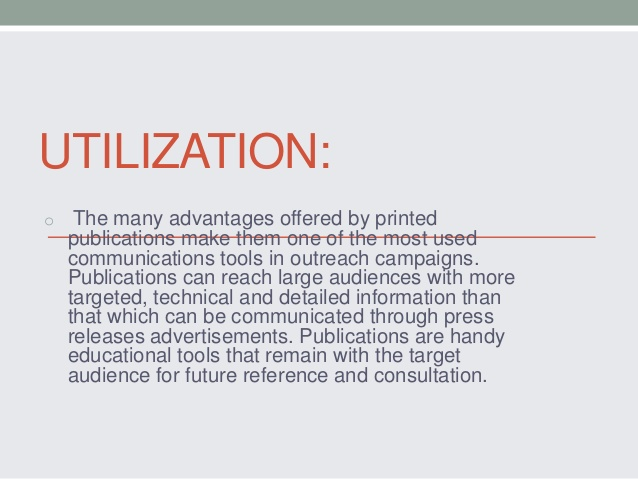
#> input picture images/sample2.jpg, 638 x 479 px, found by its file name
$ python line.py
#> lines starting #> are read from the running program, lines starting #| are printed output that depends on the picture; after the words box and inside, x2 and y2 are one past the last pixel; in counts of white or black regions, pixels touching at a corner belong together
import cv2

image = cv2.imread('C:\sample2.jpg')
#> image is the input picture: shape (479, 638, 3); mean B, G, R 223, 219.2, 219
result = image.copy()
gray = cv2.cvtColor(image,cv2.COLOR_BGR2GRAY)
thresh = cv2.threshold(gray, 0, 255, cv2.THRESH_BINARY_INV + cv2.THRESH_OTSU)[1]
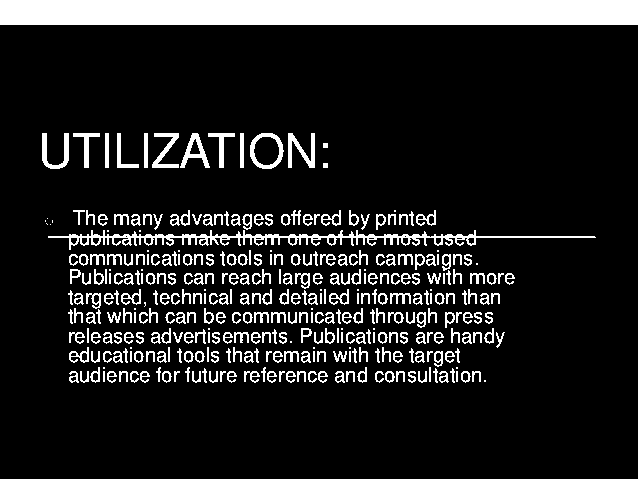
#> thresh: shape (479, 638); 12.6% white; 349 white regions (33 under 20 px), largest, box (x1, y1, x2, y2) and area: (0, 0, 638, 25) 15950, (48, 230, 596, 250) 2779, (288, 133, 315, 168) 429

# Remove horizontal lines
horizontal_kernel = cv2.getStructuringElement(cv2.MORPH_RECT, (40,1))
remove_horizontal = cv2.morphologyEx(thresh, cv2.MORPH_OPEN, horizontal_kernel, iterations=2)
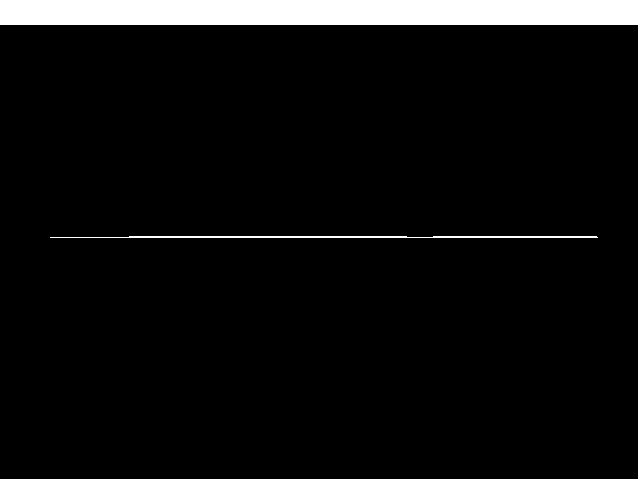
#> remove_horizontal: shape (479, 638); 5.5% white; 2 white regions
cnts = cv2.findContours(remove_horizontal, cv2.RETR_EXTERNAL, cv2.CHAIN_APPROX_SIMPLE)
#> cnts = 2 contours; box (x1, y1, x2, y2) and area: (0, 0, 638, 25) 15288, (50, 236, 598, 238) 442
cnts = cnts[0] if len(cnts) == 2 else cnts[1]
for c in cnts:
    cv2.drawContours(result, [c], -1, (255,255,255), 5)
#> this loop made 2 passes
#> c on pass 2: [[0, 0], [0, 24], [637, 24], [637, 0]]
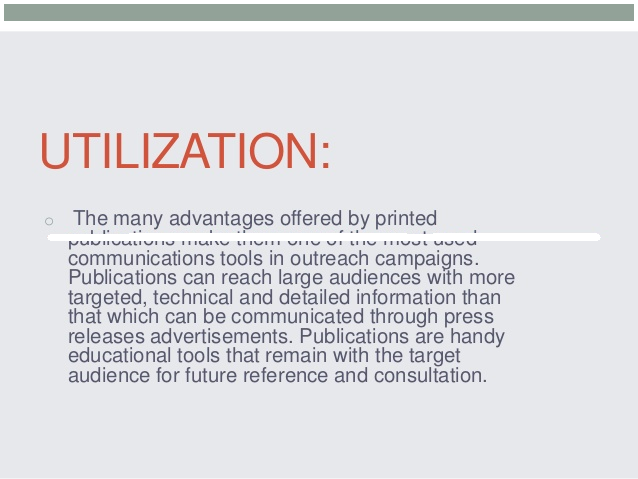
#> result: shape (479, 638, 3); 3.75% of pixels changed, all inside (x1, y1, x2, y2) = (0, 0, 638, 241)

# Remove vertical lines
vertical_kernel = cv2.getStructuringElement(cv2.MORPH_RECT, (1,40))
#> vertical_kernel = 40 values from 1 to 1
remove_vertical = cv2.morphologyEx(thresh, cv2.MORPH_OPEN, vertical_kernel, iterations=2)
#> remove_vertical: shape (479, 638); every value is 0
cnts = cv2.findContours(remove_vertical, cv2.RETR_EXTERNAL, cv2.CHAIN_APPROX_SIMPLE)
#> cnts = 0 contours
cnts = cnts[0] if len(cnts) == 2 else cnts[1]
#> cnts = []
for c in cnts:
    cv2.drawContours(result, [c], -1, (255,255,255), 5)
#> this loop made 0 passes

cv2.imshow('thresh', thresh)
cv2.imshow('result', result)
cv2.imwrite('result.jpg', result)
cv2.waitKey()

$ run again, with images/sample1.jpg copied over images/sample2.jpg
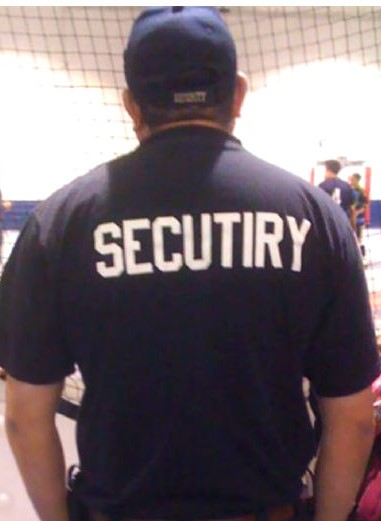
#> input picture images/sample1.jpg, 381 x 521 px, found by its file name
#> image is the input picture: shape (521, 381, 3); mean B, G, R 108.8, 103.4, 115.9
#> `thresh = cv2.threshold(gray, 0, 255, cv2.THRESH_BINARY_INV + cv2.THRES..`:
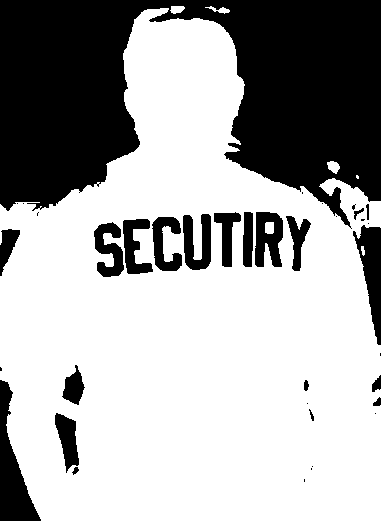
#> thresh: shape (521, 381); 66.4% white; 37 black regions (16 under 20 px), largest, box (x1, y1, x2, y2) and area: (0, 0, 381, 229) 53617, (0, 380, 41, 521) 2507, (353, 225, 381, 345) 1697
#> remove_horizontal: shape (521, 381); 58% white; 9 black regions (3 under 20 px)
#> `cnts = cv2.findContours(remove_horizontal, cv2.RETR_EXTERNAL, cv2.CHAI..`: cnts = 4 contours, 1 with area under 20; largest, box (x1, y1, x2, y2) and area: (0, 241, 381, 521) 85940, (0, 22, 334, 230) 27004, (0, 371, 78, 380) 570
#> the loop `for c in cnts:` made 4 passes
#> c on pass 3: [[342, 203], [380, 203]]
#> vertical_kernel = 40 values from 1 to 1
#> remove_vertical: shape (521, 381); 59.9% white; 7 black regions
#> `cnts = cv2.findContours(remove_vertical, cv2.RETR_EXTERNAL, cv2.CHAIN_..`: cnts = 2 contours; box (x1, y1, x2, y2) and area: (0, 11, 381, 521) 120314, (121, 158, 123, 253) 92
#> the loop `for c in cnts:` made 2 passes
#> after the loop `for c in cnts:`:
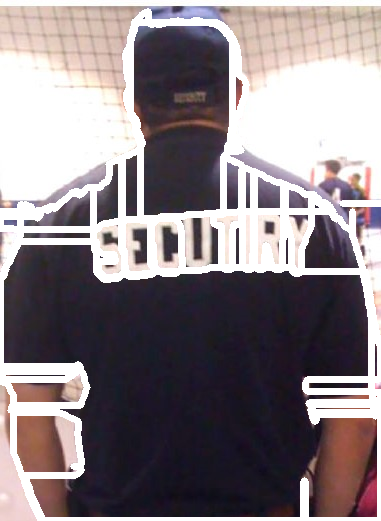
#> result: shape (521, 381, 3); mean B, G, R 132.5, 128.1, 137.6

$ run again, with images/sample10.jpg copied over images/sample2.jpg
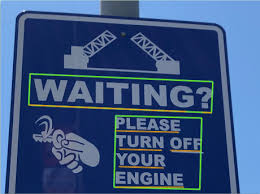
#> input picture images/sample10.jpg, 260 x 194 px, found by its file name
#> image is the input picture: shape (194, 260, 3); mean B, G, R 129.3, 86.7, 60.1
#> `thresh = cv2.threshold(gray, 0, 255, cv2.THRESH_BINARY_INV + cv2.THRES..`:
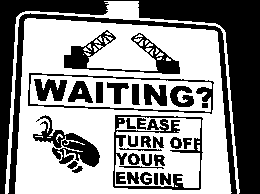
#> thresh: shape (194, 260); 56.7% white; 33 black regions, largest, box (x1, y1, x2, y2) and area: (0, 0, 260, 194) 10728, (8, 13, 237, 194) 2783, (64, 30, 180, 74) 1387
#> remove_horizontal: shape (194, 260); 14.8% white; 8 white regions
#> `cnts = cv2.findContours(remove_horizontal, cv2.RETR_EXTERNAL, cv2.CHAI..`: cnts = 8 contours; box (x1, y1, x2, y2) and area: (17, 173, 234, 194) 2364, (26, 23, 220, 33) 1330, (21, 109, 227, 116) 786, (24, 70, 223, 78) 714, (33, 78, 214, 84) 385, (32, 103, 204, 108) 288, (117, 169, 202, 172) 168, (118, 133, 202, 135) 83
#> the loop `for c in cnts:` made 8 passes
#> c on pass 3: [[118, 133], [118, 134], [201, 134], [201, 133]]
#> vertical_kernel = 40 values from 1 to 1
#> remove_vertical: shape (194, 260); 12.7% white; 3 white regions
#> `cnts = cv2.findContours(remove_vertical, cv2.RETR_EXTERNAL, cv2.CHAIN_..`: cnts = 3 contours; box (x1, y1, x2, y2) and area: (17, 20, 53, 194) 2606, (202, 32, 228, 194) 2356, (100, 111, 113, 194) 984
#> the loop `for c in cnts:` made 3 passes
#> c on pass 1: [[100, 111], [100, 193], [112, 193], [112, 111]]
#> after the loop `for c in cnts:`:
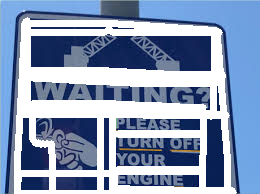
#> result: shape (194, 260, 3); mean B, G, R 183.5, 151.9, 133.2
